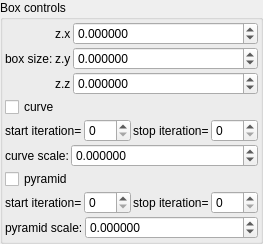
    <widget class="QGroupBox" name="groupBox">
     <property name="title">
      <string>Box controls</string>
     </property>
     <layout class="QVBoxLayout" name="verticalLayout_3" stretch="0,0,0,0,0,0,0">
      <property name="spacing">
       <number>2</number>
      </property>
      <property name="leftMargin">
       <number>2</number>
      </property>
      <property name="topMargin">
       <number>2</number>
      </property>
      <property name="rightMargin">
       <number>2</number>
      </property>
      <property name="bottomMargin">
       <number>2</number>
      </property>
      <item>
       <layout class="QGridLayout" name="gridLayout_15" columnstretch="0,0,1">
        <property name="spacing">
         <number>2</number>
        </property>
        <item row="1" column="2">
         <widget class="MyDoubleSpinBox" name="spinbox3_transf_addition_constant_111_y">
          <property name="sizePolicy">
           <sizepolicy hsizetype="Minimum" vsizetype="Maximum">
            <horstretch>0</horstretch>
            <verstretch>0</verstretch>
           </sizepolicy>
          </property>
          <property name="prefix">
           <string/>
          </property>
          <property name="suffix">
           <string/>
          </property>
          <property name="decimals">
           <number>6</number>
          </property>
          <property name="minimum">
           <double>-99.989999999999995</double>
          </property>
          <property name="maximum">
           <double>99.989999999999995</double>
          </property>
          <property name="singleStep">
           <double>0.100000000000000</double>
          </property>
         </widget>
        </item>
        <item row="1" column="0">
         <widget class="QLabel" name="label_110">
          <property name="text">
           <string>box size:</string>
          </property>
         </widget>
        </item>
        <item row="1" column="1">
         <widget class="QLabel" name="label_131">
          <property name="text">
           <string notr="true">z.y</string>
          </property>
         </widget>
        </item>
        <item row="0" column="1">
         <widget class="QLabel" name="label_133">
          <property name="text">
           <string notr="true">z.x</string>
          </property>
         </widget>
        </item>
        <item row="0" column="2">
         <widget class="MyDoubleSpinBox" name="spinbox3_transf_addition_constant_111_x">
          <property name="sizePolicy">
           <sizepolicy hsizetype="Minimum" vsizetype="Maximum">
            <horstretch>0</horstretch>
            <verstretch>0</verstretch>
           </sizepolicy>
          </property>
          <property name="prefix">
           <string/>
          </property>
          <property name="suffix">
           <string/>
          </property>
          <property name="decimals">
           <number>6</number>
          </property>
          <property name="minimum">
           <double>-99.989999999999995</double>
          </property>
          <property name="maximum">
           <double>99.989999999999995</double>
          </property>
          <property name="singleStep">
           <double>0.100000000000000</double>
          </property>
         </widget>
        </item>
        <item row="2" column="2">
         <widget class="MyDoubleSpinBox" name="spinbox3_transf_addition_constant_111_z">
          <property name="sizePolicy">
           <sizepolicy hsizetype="Minimum" vsizetype="Maximum">
            <horstretch>0</horstretch>
            <verstretch>0</verstretch>
           </sizepolicy>
          </property>
          <property name="prefix">
           <string/>
          </property>
          <property name="suffix">
           <string/>
          </property>
          <property name="decimals">
           <number>6</number>
          </property>
          <property name="minimum">
           <double>-99.989999999999995</double>
          </property>
          <property name="maximum">
           <double>99.989999999999995</double>
          </property>
          <property name="singleStep">
           <double>0.100000000000000</double>
          </property>
         </widget>
        </item>
        <item row="2" column="1">
         <widget class="QLabel" name="label_124">
          <property name="text">
           <string notr="true">z.z</string>
          </property>
         </widget>
        </item>
       </layout>
      </item>
      <item>
       <widget class="MyCheckBox" name="checkBox_transf_function_enabledT_false">
        <property name="text">
         <string>curve</string>
        </property>
       </widget>
      </item>
      <item>
       <layout class="QHBoxLayout" name="horizontalLayout_7" stretch="0,1,0,1">
        <property name="topMargin">
         <number>0</number>
        </property>
        <item>
         <widget class="QLabel" name="label_80">
          <property name="text">
           <string>start iteration=</string>
          </property>
          <property name="wordWrap">
           <bool>true</bool>
          </property>
         </widget>
        </item>
        <item>
         <widget class="MySpinBox" name="spinboxInt_transf_start_iterations_T">
          <property name="sizePolicy">
           <sizepolicy hsizetype="Minimum" vsizetype="Maximum">
            <horstretch>0</horstretch>
            <verstretch>0</verstretch>
           </sizepolicy>
          </property>
          <property name="minimum">
           <number>0</number>
          </property>
          <property name="maximum">
           <number>999</number>
          </property>
          <property name="value">
           <number>0</number>
          </property>
         </widget>
        </item>
        <item>
         <widget class="QLabel" name="label_65">
          <property name="text">
           <string>stop iteration=</string>
          </property>
          <property name="wordWrap">
           <bool>true</bool>
          </property>
         </widget>
        </item>
        <item>
         <widget class="MySpinBox" name="spinboxInt_transf_stop_iterations_T">
          <property name="sizePolicy">
           <sizepolicy hsizetype="Preferred" vsizetype="Maximum">
            <horstretch>0</horstretch>
            <verstretch>0</verstretch>
           </sizepolicy>
          </property>
          <property name="maximum">
           <number>999</number>
          </property>
         </widget>
        </item>
       </layout>
      </item>
      <item>
       <layout class="QHBoxLayout" name="horizontalLayout_8" stretch="0,1">
        <property name="topMargin">
         <number>0</number>
        </property>
        <item>
         <widget class="QLabel" name="label_15">
          <property name="text">
           <string>curve scale:</string>
          </property>
         </widget>
        </item>
        <item>
         <widget class="MyDoubleSpinBox" name="spinbox_transf_scale_0">
          <property name="sizePolicy">
           <sizepolicy hsizetype="Minimum" vsizetype="Maximum">
            <horstretch>0</horstretch>
            <verstretch>0</verstretch>
           </sizepolicy>
          </property>
          <property name="prefix">
           <string/>
          </property>
          <property name="suffix">
           <string/>
          </property>
          <property name="decimals">
           <number>6</number>
          </property>
          <property name="minimum">
           <double>-100000.000000000000000</double>
          </property>
          <property name="maximum">
           <double>100000.000000000000000</double>
          </property>
          <property name="singleStep">
           <double>0.100000000000000</double>
          </property>
         </widget>
        </item>
       </layout>
      </item>
      <item>
       <widget class="MyCheckBox" name="checkBox_transf_function_enabledM_false">
        <property name="text">
         <string>pyramid</string>
        </property>
       </widget>
      </item>
      <item>
       <layout class="QHBoxLayout" name="horizontalLayout_9" stretch="0,1,0,1">
        <property name="topMargin">
         <number>0</number>
        </property>
        <item>
         <widget class="QLabel" name="label_81">
          <property name="text">
           <string>start iteration=</string>
          </property>
          <property name="wordWrap">
           <bool>true</bool>
          </property>
         </widget>
        </item>
        <item>
         <widget class="MySpinBox" name="spinboxInt_transf_start_iterations_M">
          <property name="sizePolicy">
           <sizepolicy hsizetype="Minimum" vsizetype="Maximum">
            <horstretch>0</horstretch>
            <verstretch>0</verstretch>
           </sizepolicy>
          </property>
          <property name="minimum">
           <number>0</number>
          </property>
          <property name="maximum">
           <number>999</number>
          </property>
          <property name="value">
           <number>0</number>
          </property>
         </widget>
        </item>
        <item>
         <widget class="QLabel" name="label_67">
          <property name="text">
           <string>stop iteration=</string>
          </property>
          <property name="wordWrap">
           <bool>true</bool>
          </property>
         </widget>
        </item>
        <item>
         <widget class="MySpinBox" name="spinboxInt_transf_stop_iterations_M">
          <property name="sizePolicy">
           <sizepolicy hsizetype="Preferred" vsizetype="Maximum">
            <horstretch>0</horstretch>
            <verstretch>0</verstretch>
           </sizepolicy>
          </property>
          <property name="maximum">
           <number>999</number>
          </property>
         </widget>
        </item>
       </layout>
      </item>
      <item>
       <layout class="QHBoxLayout" name="horizontalLayout_10" stretch="0,1">
        <property name="topMargin">
         <number>0</number>
        </property>
        <item>
         <widget class="QLabel" name="label_16">
          <property name="text">
           <string>pyramid scale:</string>
          </property>
         </widget>
        </item>
        <item>
         <widget class="MyDoubleSpinBox" name="spinbox_transf_scaleA_0">
          <property name="sizePolicy">
           <sizepolicy hsizetype="Minimum" vsizetype="Maximum">
            <horstretch>0</horstretch>
            <verstretch>0</verstretch>
           </sizepolicy>
          </property>
          <property name="prefix">
           <string/>
          </property>
          <property name="suffix">
           <string/>
          </property>
          <property name="decimals">
           <number>6</number>
          </property>
          <property name="minimum">
           <double>-100000.000000000000000</double>
          </property>
          <property name="maximum">
           <double>100000.000000000000000</double>
          </property>
          <property name="singleStep">
           <double>0.100000000000000</double>
          </property>
         </widget>
        </item>
       </layout>
      </item>
     </layout>
    </widget>
